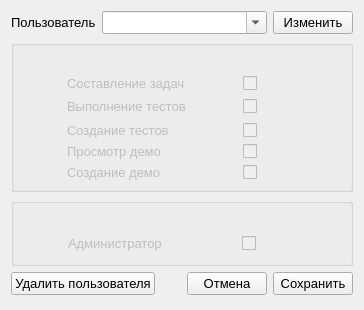
<?xml version="1.0" encoding="UTF-8"?>
<ui version="4.0">
 <class>AdminPanel</class>
 <widget class="QWidget" name="AdminPanel">
  <property name="geometry">
   <rect>
    <x>0</x>
    <y>0</y>
    <width>364</width>
    <height>310</height>
   </rect>
  </property>
  <property name="font">
   <font>
    <pointsize>10</pointsize>
   </font>
  </property>
  <property name="windowTitle">
   <string>Form</string>
  </property>
  <layout class="QVBoxLayout" name="verticalLayout_3">
   <item>
    <layout class="QHBoxLayout" name="horizontalLayout_3">
     <item>
      <widget class="QLabel" name="label_7">
       <property name="sizePolicy">
        <sizepolicy hsizetype="Maximum" vsizetype="Maximum">
         <horstretch>0</horstretch>
         <verstretch>0</verstretch>
        </sizepolicy>
       </property>
       <property name="text">
        <string>Пользователь</string>
       </property>
      </widget>
     </item>
     <item>
      <widget class="QComboBox" name="users">
       <property name="editable">
        <bool>true</bool>
       </property>
      </widget>
     </item>
     <item>
      <widget class="QPushButton" name="select">
       <property name="sizePolicy">
        <sizepolicy hsizetype="Maximum" vsizetype="Fixed">
         <horstretch>0</horstretch>
         <verstretch>0</verstretch>
        </sizepolicy>
       </property>
       <property name="text">
        <string>Изменить</string>
       </property>
      </widget>
     </item>
    </layout>
   </item>
   <item>
    <widget class="QGroupBox" name="rights">
     <property name="enabled">
      <bool>false</bool>
     </property>
     <property name="title">
      <string/>
     </property>
     <layout class="QVBoxLayout" name="verticalLayout_2">
      <item>
       <widget class="QLabel" name="UserName">
        <property name="sizePolicy">
         <sizepolicy hsizetype="Preferred" vsizetype="Maximum">
          <horstretch>0</horstretch>
          <verstretch>0</verstretch>
         </sizepolicy>
        </property>
        <property name="text">
         <string/>
        </property>
       </widget>
      </item>
      <item>
       <layout class="QGridLayout" name="gridLayout_2">
        <item row="0" column="1">
         <widget class="QCheckBox" name="cTask">
          <property name="sizePolicy">
           <sizepolicy hsizetype="Maximum" vsizetype="Fixed">
            <horstretch>0</horstretch>
            <verstretch>0</verstretch>
           </sizepolicy>
          </property>
          <property name="text">
           <string/>
          </property>
         </widget>
        </item>
        <item row="2" column="1">
         <widget class="QCheckBox" name="cTest">
          <property name="sizePolicy">
           <sizepolicy hsizetype="Maximum" vsizetype="Fixed">
            <horstretch>0</horstretch>
            <verstretch>0</verstretch>
           </sizepolicy>
          </property>
          <property name="text">
           <string/>
          </property>
         </widget>
        </item>
        <item row="1" column="2">
         <spacer name="horizontalSpacer_4">
          <property name="orientation">
           <enum>Qt::Horizontal</enum>
          </property>
          <property name="sizeType">
           <enum>QSizePolicy::Preferred</enum>
          </property>
          <property name="sizeHint" stdset="0">
           <size>
            <width>40</width>
            <height>20</height>
           </size>
          </property>
         </spacer>
        </item>
        <item row="2" column="0">
         <widget class="QLabel" name="label_8">
          <property name="sizePolicy">
           <sizepolicy hsizetype="Maximum" vsizetype="Maximum">
            <horstretch>0</horstretch>
            <verstretch>0</verstretch>
           </sizepolicy>
          </property>
          <property name="text">
           <string>Создание тестов</string>
          </property>
         </widget>
        </item>
        <item row="4" column="0">
         <widget class="QLabel" name="label_12">
          <property name="text">
           <string>Создание демо</string>
          </property>
         </widget>
        </item>
        <item row="1" column="0">
         <widget class="QLabel" name="label_9">
          <property name="sizePolicy">
           <sizepolicy hsizetype="Maximum" vsizetype="Maximum">
            <horstretch>0</horstretch>
            <verstretch>0</verstretch>
           </sizepolicy>
          </property>
          <property name="text">
           <string>Выполнение тестов  </string>
          </property>
         </widget>
        </item>
        <item row="0" column="0">
         <widget class="QLabel" name="label_10">
          <property name="sizePolicy">
           <sizepolicy hsizetype="Maximum" vsizetype="Maximum">
            <horstretch>0</horstretch>
            <verstretch>0</verstretch>
           </sizepolicy>
          </property>
          <property name="text">
           <string>Составление задач  </string>
          </property>
         </widget>
        </item>
        <item row="3" column="0">
         <widget class="QLabel" name="label_11">
          <property name="text">
           <string>Просмотр демо</string>
          </property>
         </widget>
        </item>
        <item row="1" column="1">
         <widget class="QCheckBox" name="mTest">
          <property name="sizePolicy">
           <sizepolicy hsizetype="Maximum" vsizetype="Fixed">
            <horstretch>0</horstretch>
            <verstretch>0</verstretch>
           </sizepolicy>
          </property>
          <property name="text">
           <string/>
          </property>
         </widget>
        </item>
        <item row="3" column="1">
         <widget class="QCheckBox" name="vDemo">
          <property name="sizePolicy">
           <sizepolicy hsizetype="Maximum" vsizetype="Fixed">
            <horstretch>0</horstretch>
            <verstretch>0</verstretch>
           </sizepolicy>
          </property>
          <property name="text">
           <string/>
          </property>
         </widget>
        </item>
        <item row="4" column="1">
         <widget class="QCheckBox" name="cDemo">
          <property name="sizePolicy">
           <sizepolicy hsizetype="Maximum" vsizetype="Fixed">
            <horstretch>0</horstretch>
            <verstretch>0</verstretch>
           </sizepolicy>
          </property>
          <property name="text">
           <string/>
          </property>
         </widget>
        </item>
       </layout>
      </item>
     </layout>
    </widget>
   </item>
   <item>
    <widget class="QGroupBox" name="rightAdmin">
     <property name="enabled">
      <bool>false</bool>
     </property>
     <property name="title">
      <string/>
     </property>
     <layout class="QVBoxLayout" name="verticalLayout">
      <item>
       <layout class="QGridLayout" name="gridLayout_3">
        <item row="0" column="0">
         <widget class="QLabel" name="label_19">
          <property name="text">
           <string/>
          </property>
         </widget>
        </item>
        <item row="1" column="2">
         <spacer name="horizontalSpacer_6">
          <property name="orientation">
           <enum>Qt::Horizontal</enum>
          </property>
          <property name="sizeType">
           <enum>QSizePolicy::Preferred</enum>
          </property>
          <property name="sizeHint" stdset="0">
           <size>
            <width>40</width>
            <height>20</height>
           </size>
          </property>
         </spacer>
        </item>
        <item row="1" column="1">
         <widget class="QCheckBox" name="adm">
          <property name="sizePolicy">
           <sizepolicy hsizetype="Maximum" vsizetype="Fixed">
            <horstretch>0</horstretch>
            <verstretch>0</verstretch>
           </sizepolicy>
          </property>
          <property name="text">
           <string/>
          </property>
         </widget>
        </item>
        <item row="1" column="0">
         <widget class="QLabel" name="label_21">
          <property name="sizePolicy">
           <sizepolicy hsizetype="Maximum" vsizetype="Maximum">
            <horstretch>0</horstretch>
            <verstretch>0</verstretch>
           </sizepolicy>
          </property>
          <property name="text">
           <string>Администратор        </string>
          </property>
         </widget>
        </item>
       </layout>
      </item>
     </layout>
    </widget>
   </item>
   <item>
    <layout class="QHBoxLayout" name="horizontalLayout_4">
     <item>
      <widget class="QPushButton" name="pushButton_del">
       <property name="text">
        <string>Удалить пользователя</string>
       </property>
      </widget>
     </item>
     <item>
      <spacer name="horizontalSpacer_2">
       <property name="orientation">
        <enum>Qt::Horizontal</enum>
       </property>
       <property name="sizeHint" stdset="0">
        <size>
         <width>40</width>
         <height>20</height>
        </size>
       </property>
      </spacer>
     </item>
     <item>
      <widget class="QPushButton" name="cancel">
       <property name="sizePolicy">
        <sizepolicy hsizetype="Maximum" vsizetype="Fixed">
         <horstretch>0</horstretch>
         <verstretch>0</verstretch>
        </sizepolicy>
       </property>
       <property name="text">
        <string>Отмена</string>
       </property>
      </widget>
     </item>
     <item>
      <widget class="QPushButton" name="save">
       <property name="sizePolicy">
        <sizepolicy hsizetype="Maximum" vsizetype="Fixed">
         <horstretch>0</horstretch>
         <verstretch>0</verstretch>
        </sizepolicy>
       </property>
       <property name="text">
        <string>Сохранить</string>
       </property>
      </widget>
     </item>
    </layout>
   </item>
   <item>
    <spacer name="verticalSpacer">
     <property name="orientation">
      <enum>Qt::Vertical</enum>
     </property>
     <property name="sizeHint" stdset="0">
      <size>
       <width>0</width>
       <height>0</height>
      </size>
     </property>
    </spacer>
   </item>
  </layout>
 </widget>
 <resources/>
 <connections/>
</ui>
